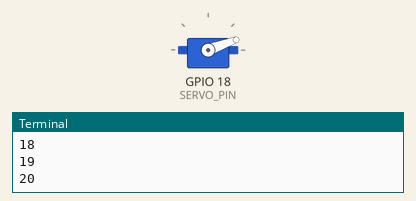
This program was run on a simulated Raspberry Pi (BCM pin numbers). Parts: servo, the last lines printed to the terminal. Servo angles are drawn from the pulse width (0.5 ms = 0°, 2.5 ms = 180°). At 18.2 s the program stops and its outputs stay as they are.

Above: at 2.05 s.
At 5.56 s:
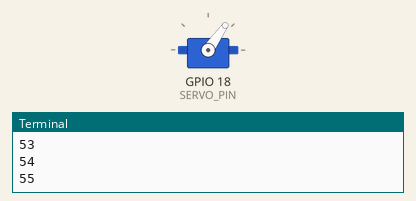
At 9.11 s:
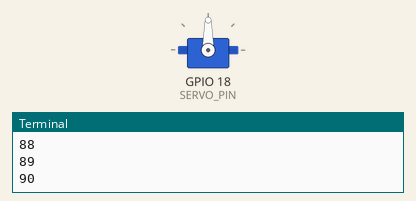
At 18.2 s:
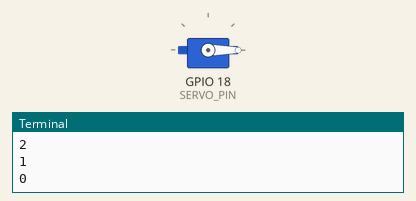
Timing chart, 0 to 19.7 s (numbered marks = the images above):
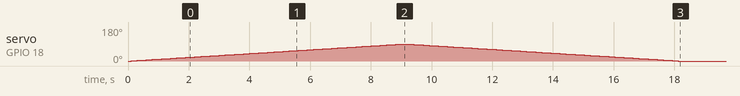

The program:

servo_demo_ver2.py
```python
import pigpio
import time

SERVO_PIN = 18

# pigpio????
pi = pigpio.pi()

# ????????????????????
def set_angle(angle):
    assert 0 <= angle <= 180, '???0??180????????????'

    # ???500??2500?????????????
    pulse_width = (angle / 180) * (2500 - 500) + 500

    # ??????????????????
    pi.set_servo_pulsewidth(SERVO_PIN, pulse_width)

# ???
# ~ for i in (1, ):
    # ~ set_angle(0) # ????0????
    # ~ time.sleep(1)
    # ~ print("0")

    # ~ set_angle(90) # ????90????
    # ~ time.sleep(1)
    # ~ print("90")

    # ~ set_angle(180) # ????180????
    # ~ time.sleep(1)
    # ~ print("180")

n = 90 # degree

for i in range(0, n+1, 1):
    set_angle(i)
    print(i)
    time.sleep(0.1)

for i in range(n, -1, -1):
    set_angle(i)
    print(i)
    time.sleep(0.1)

pi.stop()
```

Measured:
- by itself, servo on GPIO 18 (SERVO_PIN): rises from 0° to 90° in 8.9 s, then falls to 0° in 9.1 s
